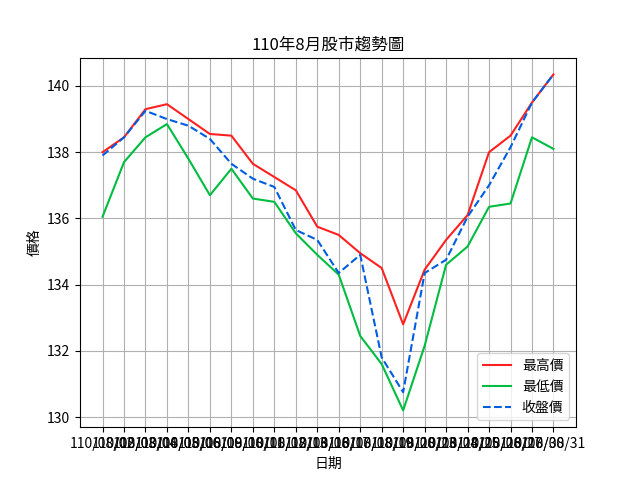

Write the Python code that produced this figure.
import pandas as pd
import matplotlib.pyplot as plt

# 讀取csv
df = pd.read_csv("./month_stock.csv", encoding="big5")
# print(df)

# 篩選我們要的資料
date = df["日期"]
high_price = df["最高價"]
low_price = df["最低價"]
end_price = df["收盤價"]

# 設定中文字體
plt.rcParams['font.sans-serif'] = ['Taipei Sans TC Beta']

# 繪圖
plt.plot(date, high_price, color="#ff2121")
plt.plot(date, low_price, color="#00bd42")
plt.plot(date, end_price, color="#005de0", linestyle="--")
plt.xlabel("日期")
plt.ylabel("價格")
plt.legend(["最高價", "最低價", "收盤價"], loc="lower right")
plt.title("110年8月股市趨勢圖")
plt.grid(True)

# 存成圖片(一定要放前面!)
plt.savefig("matplotlib_chart.png")
# 顯示圖片
plt.show()
